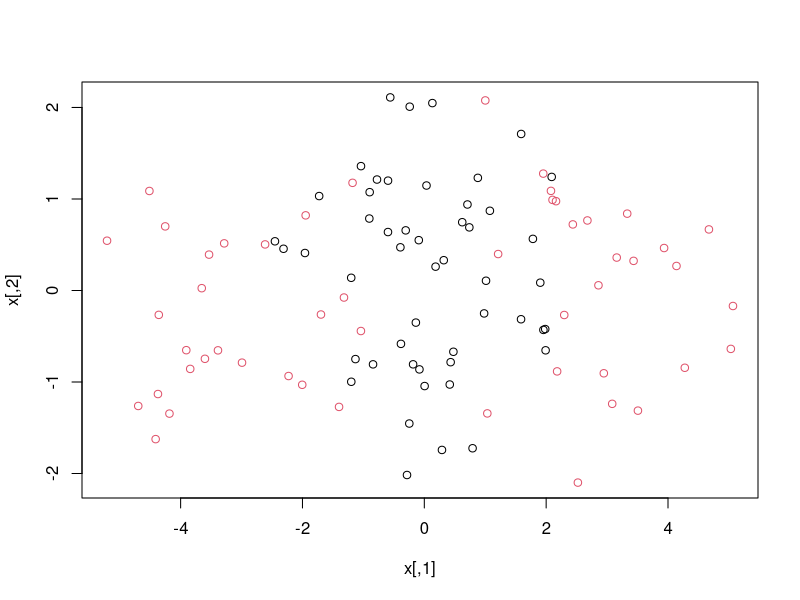
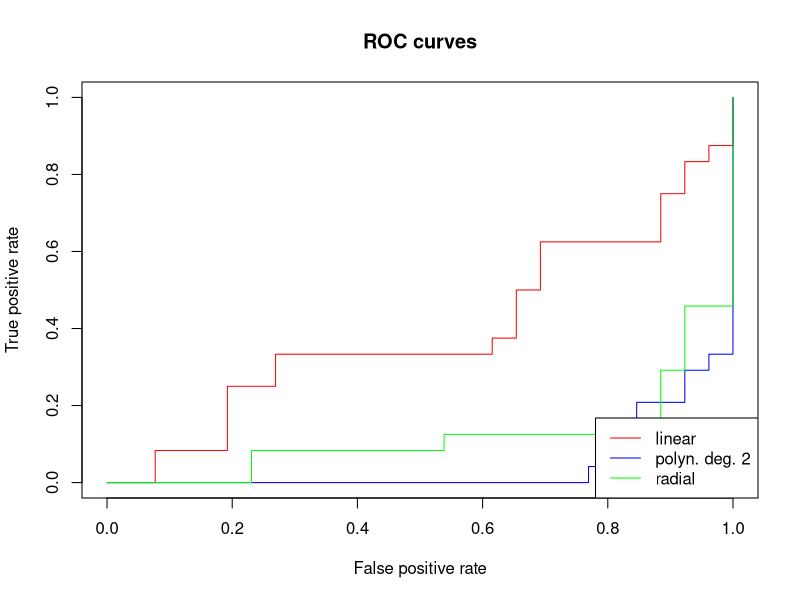
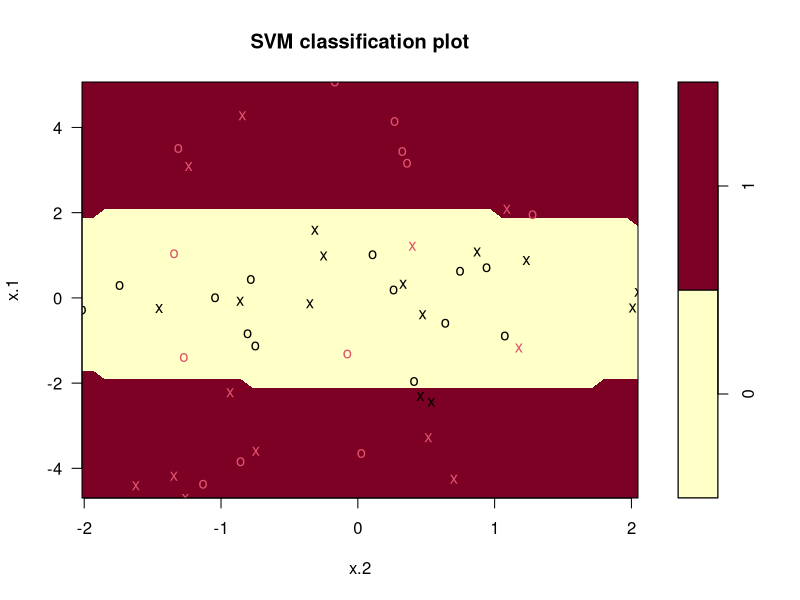
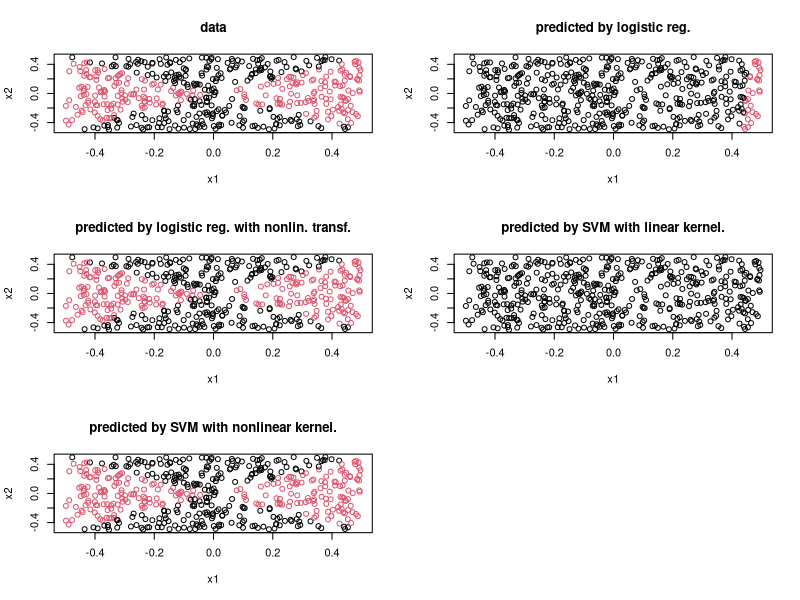

The R source for these figures, in order:

# Applied

# 4
library(e1071)

set.seed(2)
x = matrix( rnorm(100*2), ncol=2)
y = c(rep(0, 50), rep(1, 50))
x[51:75] = x[51:75] + 3
x[76:100] = x[76:100] - 3
plot(x, col=y+1)
data = data.frame( x=x, y=as.factor(y) )

train = sample(1:100, size=50, replace=FALSE)
test = -train

cost = c(0.1, 1, 10, 100, 1000)
gamma = c(0.5, 1, 2, 3, 4)

# polynomial degree 1
svmfit_deg1 = tune(svm, y ~ ., data=data[train, ], kernel="polynomial", degree=1, 
                   scale=FALSE, decision.values=T,
                   range=list(cost=cost) )$best.model

table(pred_train = predict(svmfit_deg1, newdata=data[train, ]), truth_train=data[train, ]$y)
#           truth_train
# pred_train  0  1
#          0  0  0
#          1 22 28
table(pred_test = predict(svmfit_deg1, newdata=data[test, ]), truth_test=data[test, ]$y)
#          truth_test
# pred_test  0  1
#         0  0  0
#         1 28 22

# polynomial degree 2
svmfit_deg2 = tune(svm, y ~ ., data=data[train, ], kernel="polynomial", degree=2, 
                   scale=FALSE, decision.values=T,
                   range=list(cost=cost) )$best.model

table(pred_train = predict(svmfit_deg2, newdata=data[train, ]), truth_train=data[train, ]$y)
#            truth_train
# pred_train  0  1
#          0 18  4
#          1  4 24
table(pred_test = predict(svmfit_deg2, newdata=data[test, ]), truth_test=data[test, ]$y)
#          truth_test
# pred_test  0  1
#          0 22  4
#          1  6 18


# polynomial degree 3
svmfit_deg3 = tune(svm, y ~ ., data=data[train, ], kernel="polynomial", degree=3, 
                   scale=FALSE, decision.values=T,
                   range=list(cost=cost) )$best.model

table(pred_train = predict(svmfit_deg3, newdata=data[train, ]), truth_train=data[train, ]$y)
#           truth_train
# pred_train  0  1
#          0  2  0
#          1 20 28
table(pred_test = predict(svmfit_deg3, newdata=data[test, ]), truth_test=data[test, ]$y)
#          truth_test
# pred_test  0  1
#         0  2  1
#         1 26 21


# polynomial degree 4
svmfit_deg4 = tune(svm, y ~ ., data=data[train, ], kernel="polynomial", degree=4, 
                   scale=FALSE, decision.values=T,
                   range=list(cost=cost) )$best.model

table(pred_train = predict(svmfit_deg4, newdata=data[train, ]), truth_train=data[train, ]$y)
#           truth_train
# pred_train  0  1
#           0 22  1
#           1 0 27
table(pred_test = predict(svmfit_deg4, newdata=data[test, ]), truth_test=data[test, ]$y)
#          truth_test
# pred_test  0  1
#         0 23  6
#         1  5 16

# polynomial kernels with odd degrees give very bad results, interesting!

# radial
svmfit_radial = tune(svm, y ~ ., data=data[train, ], kernel="radial", 
                     scale=FALSE, decision.values=T,
                   range=list(cost=cost, gamma=gamma) )$best.model

table(pred_train = predict(svmfit_radial, newdata=data[train, ]), truth_train=data[train, ]$y)
#           truth_train
# pred_train  0  1
#          0 22  0
#          1  0 28
table(pred_test = predict(svmfit_radial, newdata=data[test, ]), truth_test=data[test, ]$y)
#          truth_test
# pred_test  0  1
#         0 20  5
#        1  8 17


# ROC curves
library(ROCR)
rocplot = function(pred, truth, ...)
{
  predob = prediction(pred, truth)
  perf = performance(predob, "tpr", "fpr")
  plot(perf, ...)
}

svmfit_deg1_scores = attributes( predict(svmfit_deg1, newdata=data[test, ], 
                                         decision.values=TRUE) )$decision.values

svmfit_deg2_scores = attributes( predict(svmfit_deg2, newdata=data[test, ], 
                                         decision.values=TRUE) )$decision.values

svmfit_radial_scores = attributes( predict(svmfit_radial, newdata=data[test, ], 
                                         decision.values=TRUE) )$decision.values

rocplot(svmfit_deg1_scores, data$y[test], col="red", main="ROC curves")
rocplot(svmfit_deg2_scores, data$y[test], add=TRUE, col="blue")
rocplot(svmfit_radial_scores, data$y[test], add=TRUE, col="green")
legend("bottomright", legend = c("linear", "polyn. deg. 2", "radial"), 
       col=c("red", "blue", "green"), lty=1)

# so 2nd degree polynomial kernel gives the best ROC curve
plot(svmfit_deg2, data[test, ])



# 5a
set.seed(1)
x1 = runif(500) - 0.5
x2 = runif(500) - 0.5
y = 1*(x1^2 - x2^2 > 0)
data = data.frame(x1=x1, x2=x2, y=as.factor(y))

# 5b
par(mfrow=c(3,2))
x = cbind(x1, x2)
plot(x, col=y+1, main="data")

# 5c
logistic_mod = glm(y ~ ., data=data, family=binomial)
summary(logistic_mod)

# 5d
lin_prob = predict(logistic_mod, newdata=data, type="response")
lin_yhat = ifelse(lin_prob > 0.5, 1, 0)
plot(x, col=lin_yhat+1, main="predicted by logistic reg.")

# 5e
nonlin_logistic_mod = glm(y ~ x1 + x2 + I(x1^2) + I(x2^2) + I(x1*x2), data=data, family=binomial)

# 5f
nonlin_prob = predict(nonlin_logistic_mod, newdata=data, type="response")
nonlin_yhat = ifelse(nonlin_prob > 0.5, 1, 0)
plot(x, col=nonlin_yhat+1, main="predicted by logistic reg. with nonlin. transf.")

# 5g
library(e1071)
cost = c(0.1, 1, 10, 100, 1000)
gamma = c(0.5, 1, 2, 3, 4)
lin_svm_mod = tune(svm, y ~ ., data=data, kernel="linear",
                   scale=FALSE, decision.values=T,
                   range=list(cost=cost) )$best.model
lin_svm_yhat = as.numeric( predict(lin_svm_mod, newdata=data) ) -1
plot(x, col=lin_svm_yhat+1, main="predicted by SVM with linear kernel.")

# 5h
nonlin_svm_mod = tune(svm, y ~ ., data=data, kernel="radial", 
                   scale=FALSE, decision.values=T,
                   range=list(cost=cost, gamma=gamma) )$best.model
nonlin_svm_yhat = as.numeric( predict(nonlin_svm_mod, newdata=data) ) - 1
plot(x, col=nonlin_svm_yhat+1, main="predicted by SVM with nonlinear kernel.")
